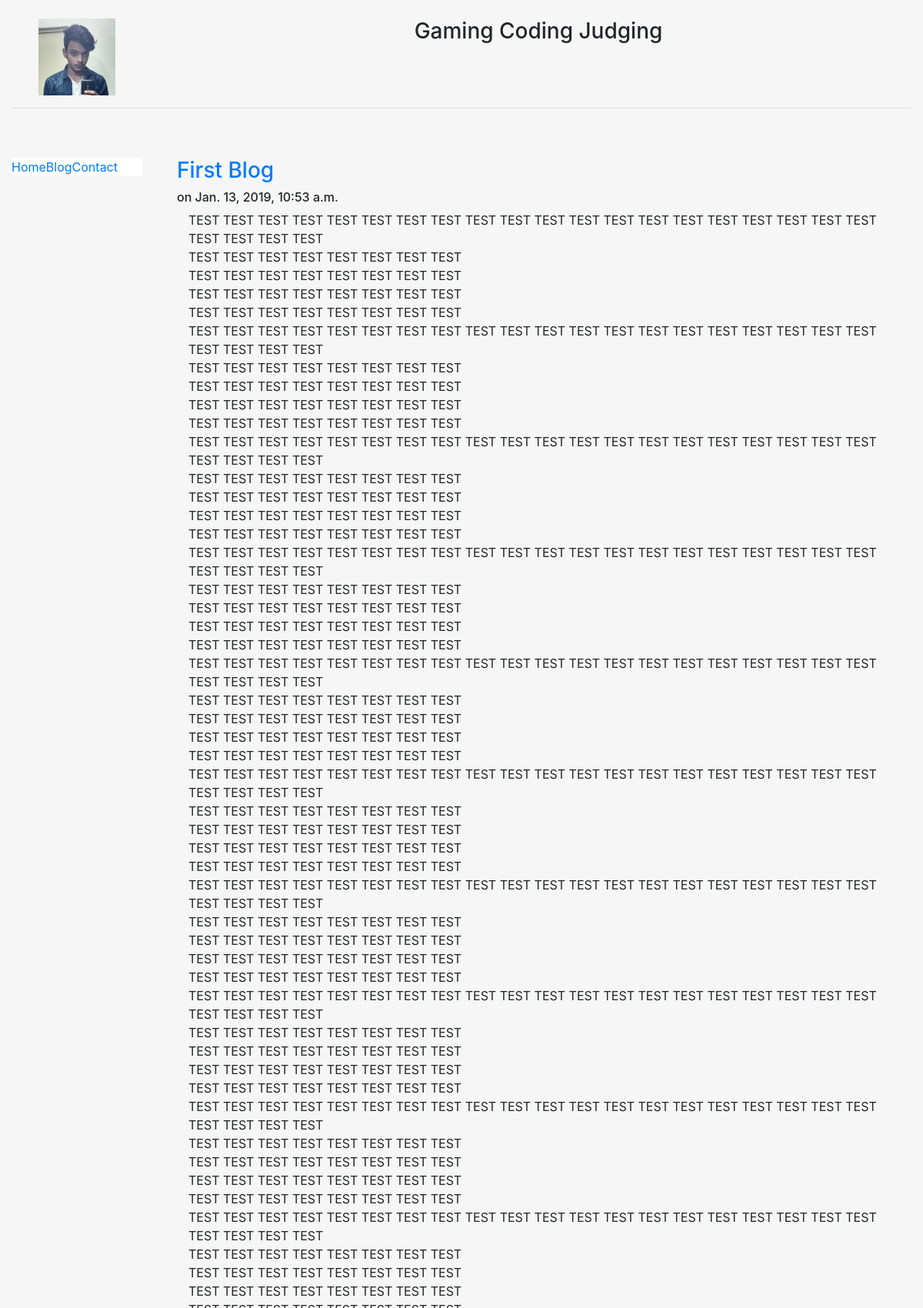
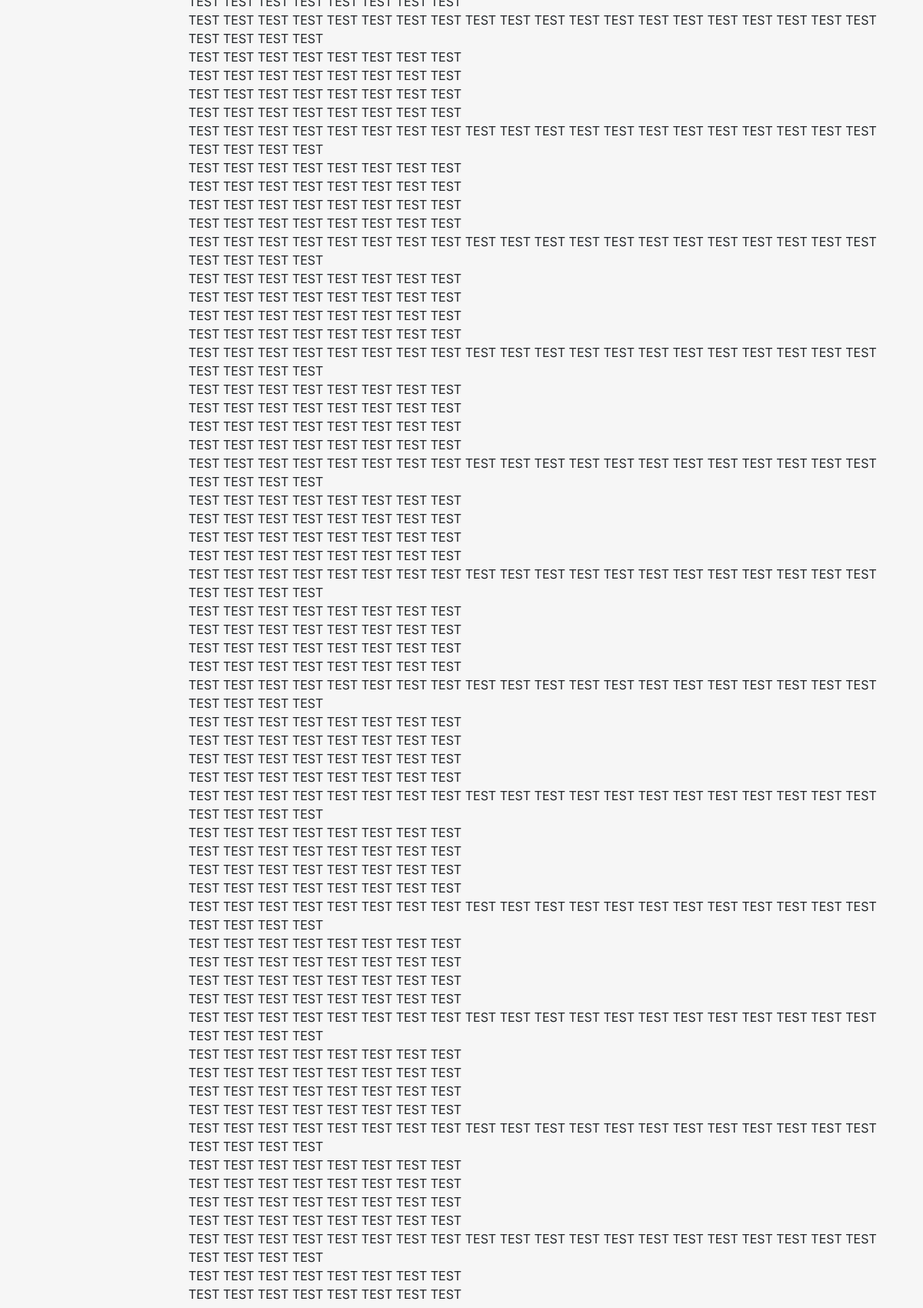
Page /blog/1/ (upper part) on the committed database (2 pictures, top to bottom).
### blog/models.py (models this page shows, shortened)
class Posts(models.Model):
    title = models.CharField(max_length = 140)
    body = models.TextField()
    date = models.DateTimeField()

### blog/templates/blog/post.html
{% extends "personal/header.html" %}
{% block content %}
    <h3><a href="/blog/{{posts.id}}">{{posts.title}}</a> </h3>
    <h6> on {{posts.date}}</h6>
    <div class ="container">
        {{ posts.body|safe|linebreaks}}
    </div>
    <br><br>
{% endblock %}

### personal/templates/personal/header.html (shortened to what this page needs)
<!DOCTYPE html>
<html lang="en">
<head>
	{% load staticfiles %}
	<link rel="stylesheet" href="{% static 'css/bootstrap.min.css' %}" type = "text/css"/>
</head>
<body class="body" style="background-color:#f6f6f6">
	<div class="container-fluid" style="min-height:95%; ">
		<div class="row">
			  <div class="col-sm-2">
				  <br>
				  <center>
					<img src="{% static 'img/profile.jpg' %}" class="responsive-img" style='max-height:100px;' alt="face">
				  </center>
			  </div>
			  <div class="col-sm-10">
				  <br>
				  <center>
				  <h3>Gaming Coding Judging</h3>
				  </center>
			  </div>
		</div><hr>
		<div class="row">
		  <div class="col-sm-2">
		  <br>
		  <br>
			<div class="well bs-sidebar" id="sidebar" style="background-color:#fff">
			  <ul class="nav nav-pills nav-stacked">
				<li><a href='/'>Home</a></li>
				<li><a href='/blog/'>Blog</a></li>
				<li><a href='/contact/'>Contact</a></li>
			  </ul>
			</div>
		  </div>
		  <div class="col-sm-10">
			<div class='container-fluid'>
			<br><br>
			   {% block content %}
			   {% endblock %}
			</div>
		  </div>
		</div>
	</div>
</body>
</html>

### personal/templates/personal/header.html (style rules this page uses)
html, body { height:100% }

### rows in the picture
Posts: title "First Blog", date "Jan. 13, 2019, 10:53 a.m.", body "TEST TEST TEST TEST TEST TEST TEST TEST TEST TEST TEST TEST TEST TEST TEST TEST TEST TEST TEST TEST TEST TEST TEST TEST TEST TEST TEST TEST TEST TEST TEST TEST TEST TEST TEST TEST TEST TEST TEST TEST TEST TEST TEST TEST TEST TEST TEST TEST TEST TEST TEST TEST TEST TEST TEST TEST TEST TEST TEST TEST TEST TEST TEST TEST TEST TEST TEST TEST TEST TEST TEST TEST TEST TEST TEST TEST TEST TEST TEST TEST TEST TEST TEST TEST TEST TEST TEST TEST TEST TEST TEST TEST TEST TEST TEST TEST TEST TEST TEST TEST TEST TEST TEST TEST TEST TEST TEST TEST TEST TEST TEST TEST TEST TEST TEST TEST TEST TEST TEST TEST TEST TEST TEST TEST TEST TEST TEST TEST TEST TEST TEST TEST TEST TEST TEST TEST TEST TEST TEST TEST…"
